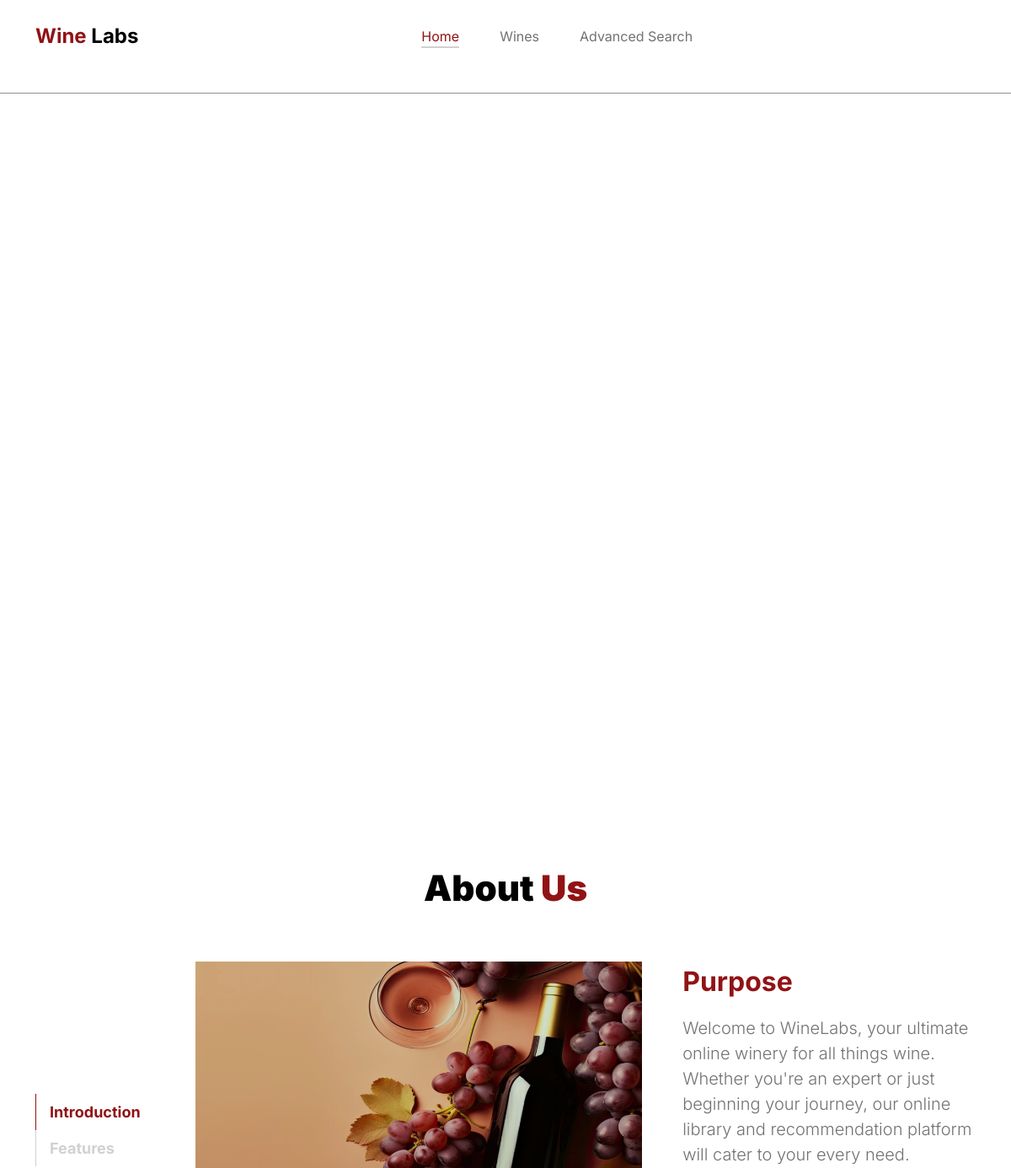
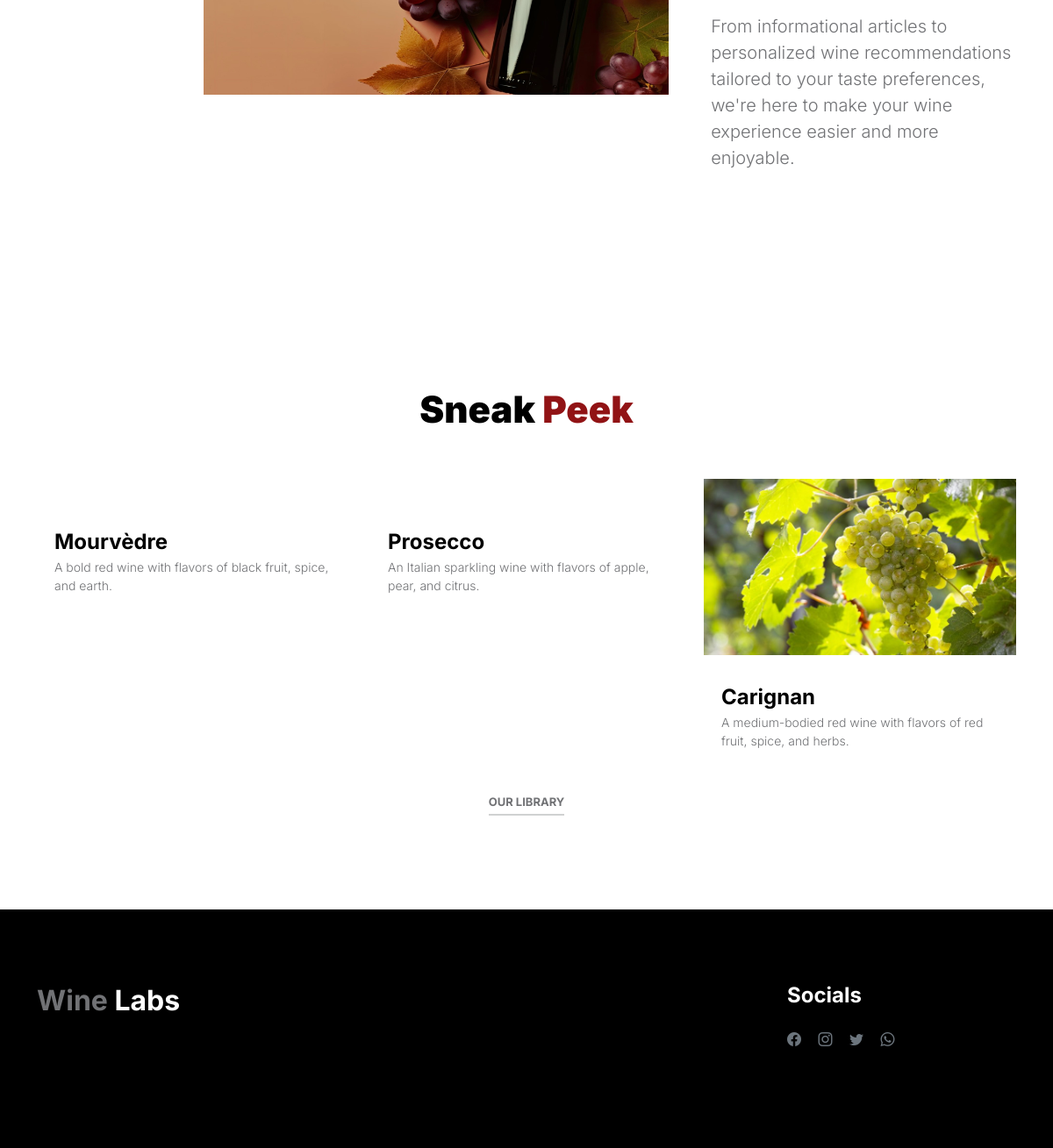
The page / on the database its author committed (2 pictures, top to bottom).
### WineLabsApp/models.py (models this page shows, shortened)
class Wine(models.Model):
    name = models.CharField(max_length=100)
    type = models.CharField(max_length=50)
    description = models.TextField()
    image = models.ImageField(upload_to='images/wines/')
    keywords = models.CharField(max_length=255, blank=True)

### WineLabsApp/views.py (the view)
# urls.py: path('', views.index, name='index'),
def index(request):
    sneak_peek_wines = Wine.objects.all()[:3]
    return render(request, 'index.html', {'sneak_peek_wines': sneak_peek_wines})

### WineLabsApp/templates/index.html (shortened to what this page needs)
{% load static %}
<!doctype html>
<html lang="en">
    <head>
        <link href="{% static 'css/bootstrap.min.css' %}" rel="stylesheet">
        <link href="{% static 'css/bootstrap-icons.css' %}" rel="stylesheet">
        <link rel="stylesheet" href="{% static 'css/slick.css' %}"/>
        <link href="{% static 'css/general.css' %}" rel="stylesheet">
    </head>
    <body>
        <main>
            <nav class="navbar navbar-expand-lg">
                <div class="container">
                    <a class="navbar-brand" href="{% url 'index' %}">
                        <strong><span>Wine</span> Labs</strong>
                    </a>
                    <div class="collapse navbar-collapse" id="navbarNav">
                        <ul class="navbar-nav mx-auto">
                            <li class="nav-item">
                                <a class="nav-link {% if request.path == '/' %} active{% endif %}" href="{% url 'index' %}">Home</a>
                            </li>
                            <li class="nav-item">
                                <a class="nav-link {% if request.path == '/wines/' %}active{% endif %}" href="{% url 'wines' %}">Wines</a>
                            </li>
                            <li class="nav-item">
                                <a class="nav-link {% if request.path == '/test/' %}active{% endif %}" href="{% url 'test' %}">Advanced Search</a>
                            </li>
                        </ul>
                    </div>
                </div>
            </nav>
            <section class="slick-slideshow">
                <div class="slick-custom">
                    <div class="slick-bottom">
                        <div class="container">
                            <div class="row">
                                <div class="col-lg-6 col-10">
                                </div>
                            </div>
                        </div>
                    </div>
                </div>
            </section>
            <section class="about section-padding">
                <div class="container">
                    <div class="row">
                        <div class="col-12 text-center">
                            <h2 class="mb-5">About <span>Us</span> </h2>
                        </div>
                        <div class="col-lg-2 col-12 mt-auto mb-auto">
                            <ul class="nav nav-pills mb-5 mx-auto justify-content-center align-items-center" id="pills-tab" role="tablist">
                                <li class="nav-item" role="presentation">
                                    <button class="nav-link active" id="pills-home-tab" data-bs-toggle="pill" data-bs-target="#pills-home" type="button" role="tab" aria-controls="pills-home" aria-selected="true">Introduction</button>
                                </li>
                                <li class="nav-item" role="presentation">
                                    <button class="nav-link" id="pills-skill-tab" data-bs-toggle="pill" data-bs-target="#pills-skill" type="button" role="tab" aria-controls="pills-skill" aria-selected="false">Features</button>
                                </li>
                            </ul>
                        </div>
                        <div class="col-lg-10 col-12">
                            <div class="tab-content mt-2" id="pills-tabContent">
                                <div class="tab-pane fade show active" id="pills-home" role="tabpanel" aria-labelledby="pills-home-tab">
                                    <div class="row">
                                        <div class="col-lg-7 col-12">
                                            <img src="{% static 'images/aboutUs.jpg' %}" class="img-fluid" alt="">
                                        </div>
                                        <div class="col-lg-5 col-12">
                                            <div class="d-flex flex-column h-100 ms-lg-4 mt-lg-0 mt-5">
                                                <h4 class="mb-3"><span>Purpose</span></h4>
                                                <p>Welcome to WineLabs, your ultimate online winery for all things wine. Whether you're an expert or
                                                    just beginning your journey, our online library and recommendation platform will cater to your every need. </p>
                                                <p>From informational articles to personalized wine recommendations tailored to your
                                                    taste preferences, we're here to make your wine experience easier and more enjoyable.</p>
                                            </div>
                                        </div>
                                    </div>
                                </div>
                            </div>
                        </div>
                    </div>
                </div>
            </section>
            <section class="featured-product section-padding">
                <div class="container">
                    <div class="row">
                        <div class="col-12 text-center">
                            <h2 class="mb-5">Sneak <span>Peek</span> </h2>
                        </div>
                        <div class="col-lg-4 col-12 mb-3">
                            <div class="product-thumb">
                                <div class="product-info d-flex">
                                    <div>
                                        <h5 class="product-title mb-0">
                                            <a href="product-detail.html" class="product-title-link">{{ sneak_peek_wines.0.name }}</a>
                                        </h5>
                                        <p class="product-p">{{ sneak_peek_wines.0.description }}</p>
                                    </div>
                                </div>
                            </div>
                        </div>
                        <div class="col-lg-4 col-12 mb-3">
                            <div class="product-thumb">
                                <div class="product-info d-flex">
                                    <div>
                                        <h5 class="product-title mb-0">
                                            <a href="product-detail.html" class="product-title-link">{{ sneak_peek_wines.1.name }}</a>
                                        </h5>
                                        <p class="product-p">{{ sneak_peek_wines.1.description }}</p>
                                    </div>
                                </div>
                            </div>
                        </div>
                        <div class="col-lg-4 col-12">
                            <div class="product-thumb">
                                <a href="product-detail.html">
                                    <img src="{% static 'images/product/prosecco.jpg' %}" class="img-fluid product-image" alt="">
                                </a>
                                <div class="product-info d-flex">
                                    <div>
                                        <h5 class="product-title mb-0">
                                            <a href="product-detail.html" class="product-title-link">{{ sneak_peek_wines.2.name }}</a>
                                        </h5>
                                        <p class="product-p">{{ sneak_peek_wines.2.description }}</p>
                                    </div>
                                </div>
                            </div>
                        </div>
                        <div class="col-12 text-center">
                            <a href="{% url 'wines' %}" class="view-all">Our Library</a>
                        </div>
                    </div>
                </div>
            </section>
        </main>
        <footer class="site-footer">
            <div class="container">
                <div class="row">
                    <div class="col-lg-3 col-10 me-auto mb-4">
                        <h4 class="text-white mb-3"><a href="index.html">Wine</a> Labs</h4>
                        <br>
                    </div>
                    <div class="col-lg-3 col-4">
                        <h5 class="text-white mb-3">Socials</h5>
                        <ul class="social-icon">
                            <li><a href="#" class="social-icon-link bi-facebook"></a></li>
                            <li><a href="#" class="social-icon-link bi-instagram"></a></li>
                            <li><a href="#" class="social-icon-link bi-twitter"></a></li>
                            <li><a href="#" class="social-icon-link bi-whatsapp"></a></li>
                        </ul>
                    </div>
                </div>
            </div>
        </footer>
    </body>
</html>

### WineLabsApp/static/css/general.css (style rules this page uses)
:root { --white-color: #FFFFFF; --primary-color: #911315; --section-bg-color: #f0f8ff; --dark-color: #000000; --grey-color: #d0d1d1; --p-color: #717275; --body-font-family: 'Inter', sans-serif; --h5-font-size: 24px; --p-font-size: 20px; --copyright-text-font-size: 16px; --product-link-font-size: 14px; --custom-link-font-size: 12px; --font-weight-thin: 100; --font-weight-light: 300; --font-weight-normal: 400; --font-weight-bold: 700; --font-weight-black: 900; }
body, html { height: 100%; }
html { scroll-behavior: smooth }
body { background: var(--white-color); font-family: var(--body-font-family); position: relative; }
h2, h3, h4, h5, h6 { color: var(--dark-color); line-height: inherit; }
h1, h2, h3, h4, h5, h6 { font-weight: var(--font-weight-bold); }
h1, h2 { font-weight: var(--font-weight-black); }
h2 { font-size: 42px; }
h4 { font-size: 32px; }
h5 { font-size: 24px; }
p { color: var(--p-color); font-size: var(--p-font-size); font-weight: var(--font-weight-light); }
a, button { touch-action: manipulation; transition: all 0.3s; }
a { color: var(--p-color); text-decoration: none; }
b, strong { font-weight: var(--font-weight-bold); }
.navbar { background: var(--white-color); position: fixed; top: 0; right: 0; left: 0; padding: 25px 0; z-index: 2; will-change: transform; transition: transform 300ms linear; }
.navbar span, h2 span, h4 span { color: var(--primary-color); }
.navbar-brand { color: var(--dark-color); font-size: 24px; font-weight: var(--font-weight-light); margin: 0; padding: 0; }
.navbar-expand-lg .navbar-nav .nav-link { display: inline-block; padding: 0; margin-right: 1.5rem; margin-left: 1.5rem; }
.nav-link { color: var(--p-color); font-size: 16px; position: relative; }
.navbar .nav-link::after { position: absolute; top: 100%; left: 0; width: 100%; height: 2px; background: var(--grey-color); content: ''; opacity: 0; -webkit-transition: opacity 0.3s, -webkit-transform 0.3s; -moz-transition: opacity 0.3s, -moz-transform 0.3s; transition: opacity 0.3s, transform 0.3s; -webkit-transform: translateY(10px); -moz-transform: translateY(10px); transform: translateY(10px); }
.navbar .nav-link.active::after, .navbar .nav-link:hover::after { opacity: 1; -webkit-transform: translateY(0px); -moz-transform: translateY(0px); transform: translateY(0px); }
.navbar .nav-link.active, .navbar .nav-link:hover { color: var(--primary-color); }
@media (min-width: 992px) { .slick-slideshow { height: 100vh; } }
.slick-slideshow { margin-top: 86px; }
.slick-custom { position: relative; }
.slick-bottom { background: linear-gradient(to top, var(--dark-color), transparent 90%); position: absolute; z-index: 2; bottom: 0; right: 0; left: 0; width: 100%; height: 100%; }
.slick-bottom .container { position: absolute; top: 40%; left: 50%; transform: translate(-50%, -40%); }
section { content-visibility: auto; contain-intrinsic-size: 700px; }
.section-padding { padding-top: 7rem; padding-bottom: 7rem; }
.about .nav-pills .nav-item { width: 100%; }
.about .nav-pills .nav-link { color: var(--grey-color); font-size: 18px; font-weight: var(--font-weight-bold); border-left: 1px solid var(--grey-color); border-radius: 0; padding-right: 0; }
.about .nav-pills .nav-link:hover, .about .nav-pills .nav-link.active, .about .nav-pills .show>.nav-link { background: transparent; border-left-color: var(--primary-color); color: var(--primary-color); }
.product-thumb { background: var(--white-color); position: relative; transition: all 0.5s ease-out; }
.product-image { transition: all 0.5s ease-out; }
.product-info { padding: 30px 20px; }
.product-title-link { color: var(--dark-color); }
.product-p { font-size: var(--product-link-font-size); }
.view-all { text-transform: uppercase; color: var(--p-color); font-size: 13px; font-weight: var(--font-weight-bold); border-bottom: 2px solid var(--grey-color); padding-bottom: 6px; }
.site-footer { background: var(--dark-color); padding-top: 5rem; padding-bottom: 5rem; }
.site-footer .social-icon-link { margin-top: 4px; }
.social-icon { margin: 0; padding: 0; }
.social-icon li { list-style: none; display: inline-block; vertical-align: top; }
.social-icon-link { color: #6c757d; font-size: 1rem; display: inline-block; vertical-align: top; margin-bottom: 4px; margin-right: 15px; }

### rows shown on the page
Wine: name "Mourvèdre", description "A bold red wine with flavors of black fruit, spice, and earth."
Wine: name "Prosecco", description "An Italian sparkling wine with flavors of apple, pear, and citrus."
Wine: name "Carignan", description "A medium-bodied red wine with flavors of red fruit, spice, and herbs."
